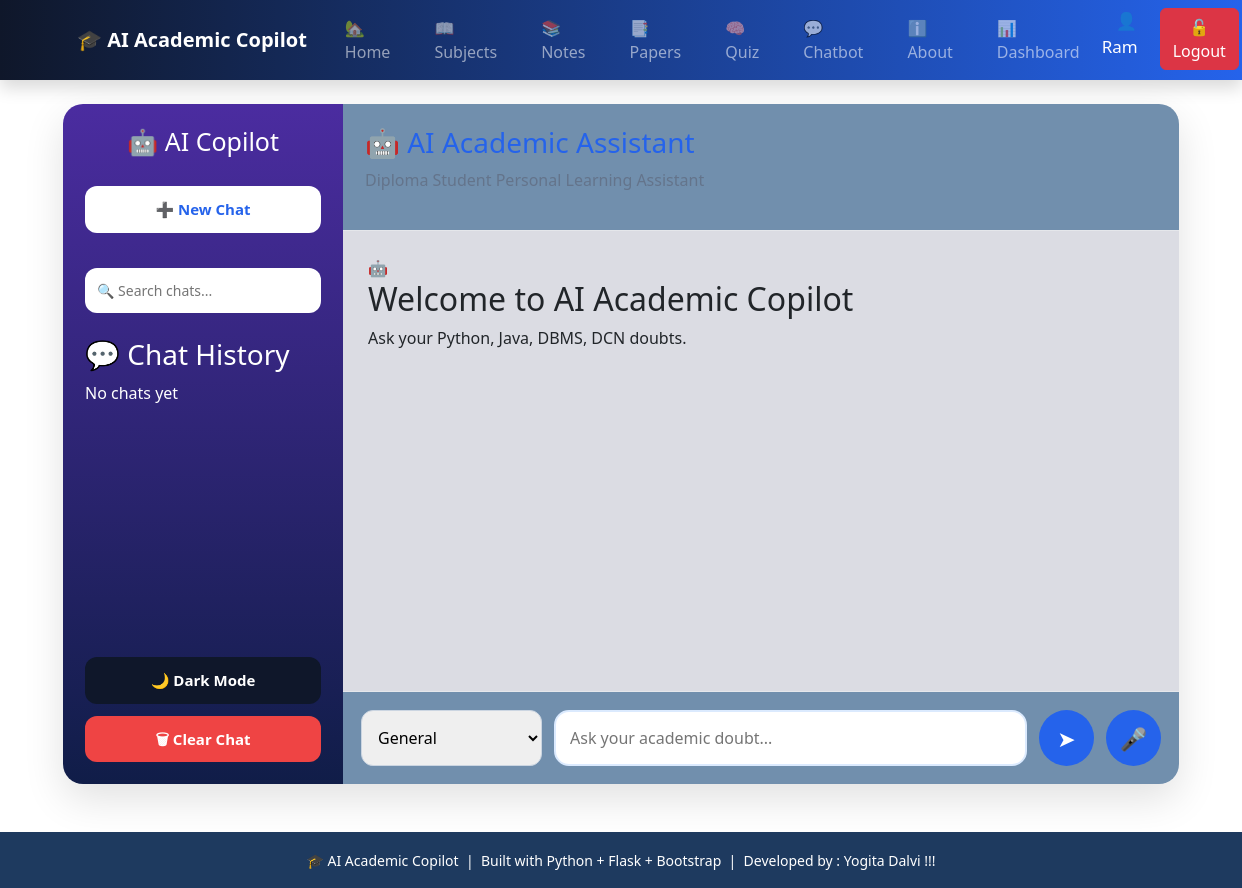
The app's page /chatbot (signed in), older data.
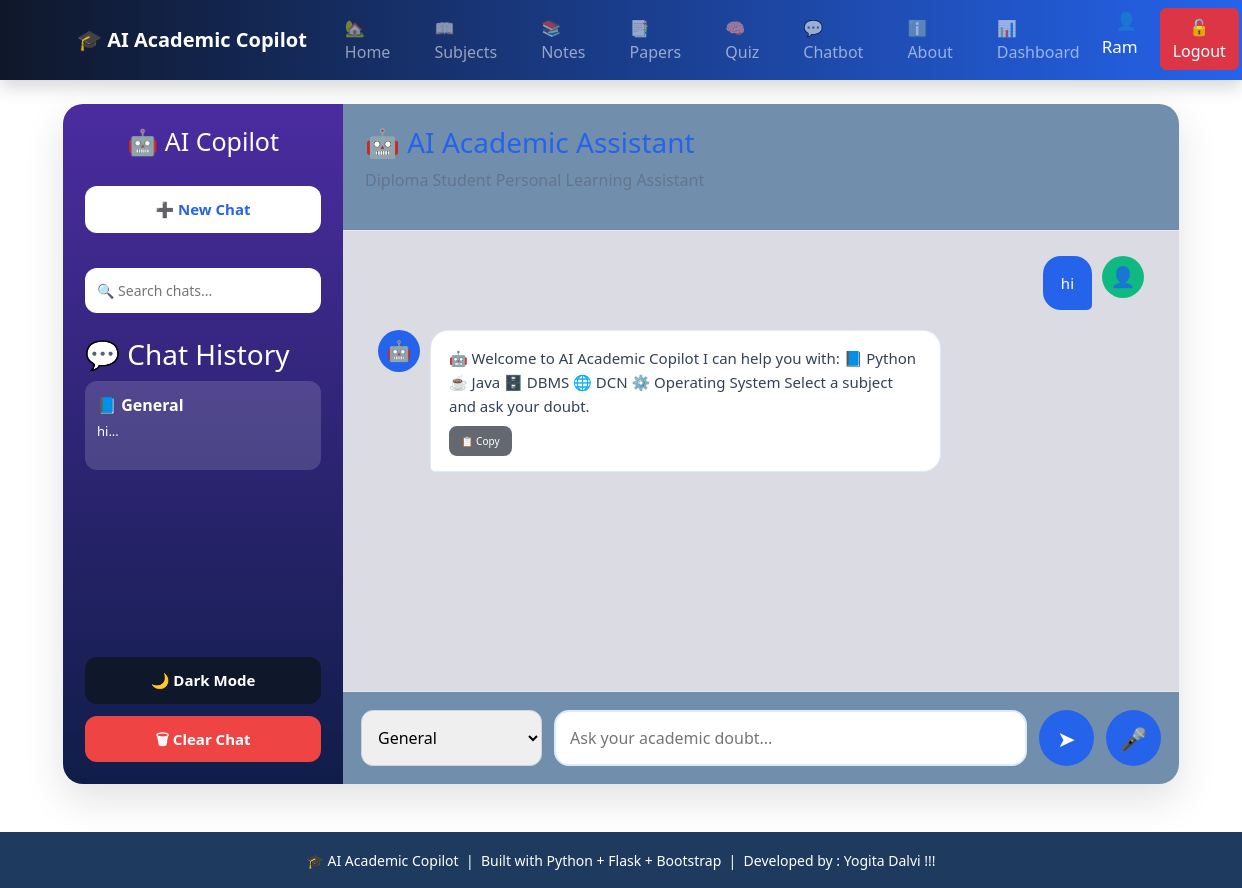
The same page, newer data.
### tables this page shows
CREATE TABLE chat_history (
        id INTEGER PRIMARY KEY AUTOINCREMENT,
        user_id INTEGER NOT NULL,
        subject TEXT,
        question TEXT NOT NULL,
        answer TEXT NOT NULL,
        created_at TIMESTAMP DEFAULT CURRENT_TIMESTAMP,
        FOREIGN KEY(user_id) REFERENCES users(id)
    );

### app.py (the view, shortened to what this page needs)
@app.route("/chatbot", methods=["GET", "POST"])
def chatbot():
    conn = sqlite3.connect("database.db")
    conn.row_factory = sqlite3.Row
    cur = conn.cursor()
    user_id = session.get("user_id")
    if not user_id:
        return redirect(url_for("login"))
    cur.execute("""
    SELECT *
    FROM chat_history
    WHERE user_id=?
    ORDER BY id ASC
    """,
    (user_id,))
    chats = cur.fetchall()
    conn.close()
    return render_template(
        "chatbot.html",
        chats=chats
    )

### templates/chatbot.html (shortened to what this page needs)
{% extends "base.html" %}
{% block content %}
<div class="chatgpt-container">
    <aside class="sidebar">
        <div class="sidebar-header">
            <h2>🤖 AI Copilot</h2>
            <button class="new-chat-btn" onclick="location.reload()">
                ➕ New Chat
            </button>
        </div>
        <input
            type="text"
            id="chatSearch"
            class="chat-search"
            placeholder="🔍 Search chats...">
        <h3 class="history-title">
            💬 Chat History
        </h3>
        <div class="history-list" id="historyList">
            {% if chats %}
                {% for chat in chats %}
                <div class="history-item">
                    <b>
                        📘 {{ chat.subject }}
                    </b>
                    <p>
                        {{ chat.question[:40] }}...
                    </p>
                </div>
                {% endfor %}
            {% else %}
                <p class="empty">
                    No chats yet
                </p>
            {% endif %}
        </div>
        <button id="darkModeBtn" class="dark-btn">
            🌙 Dark Mode
        </button>
        <button id="clearChatBtn" class="clear-btn">
            🗑 Clear Chat
        </button>
    </aside>
    <section class="chat-area">
        <div class="chat-header">
            <h1>
                🤖 AI Academic Assistant
            </h1>
            <p>
                Diploma Student Personal Learning Assistant
            </p>
        </div>
        <div class="messages" id="chatBox">
            {% if chats %}
                {% for chat in chats %}
                <div class="message user-message">
                    <div class="bubble user-bubble">
                        {{ chat.question }}
                    </div>
                    <div class="avatar user-avatar">
                        👤
                    </div>
                </div>
                <div class="message ai-message">
                    <div class="avatar ai-avatar">
                        🤖
                    </div>
                    <div class="bubble ai-bubble">
                        {{ chat.answer|safe }}
                        <button
                        class="copy-btn"
                        onclick="copyResponse(this)">
                            📋 Copy
                        </button>
                    </div>
                </div>
                {% endfor %}
            {% else %}
            <div class="welcome">
                <div class="robot">
                    🤖
                </div>
                <h2>
                    Welcome to AI Academic Copilot
                </h2>
                <p>
                    Ask your Python, Java, DBMS, DCN doubts.
                </p>
            </div>
            {% endif %}
        </div>
        <form id="chatForm">
            <div class="input-box">
                <select id="subject">
                    <option value="General">
                        General
                    </option>
                </select>
                <input
                id="question"
                type="text"
                placeholder="Ask your academic doubt..."
                autocomplete="off"
                required>
                <button type="submit">
                    ➤
                </button>
                <button
                type="button"
                id="micBtn"
                class="mic-btn">
                🎤
                </button>
            </div>
        </form>
    </section>
</div>
{% endblock %}

Row changes from the older to the newer data that the page shows:
added chat_history: subject "General", question "hi", answer "🤖 Welcome to AI Academic Copilot I can help you with: 📘 Python ☕ Java 🗄️ DBMS 🌐 DCN ⚙️ Operating System Select a subject and ask your doubt."
Text that changed along with them:
text no longer shown: "No chats yet 🤖 Welcome to AI Academic Copilot Ask your Python, Java, DBMS, DCN doubts."
